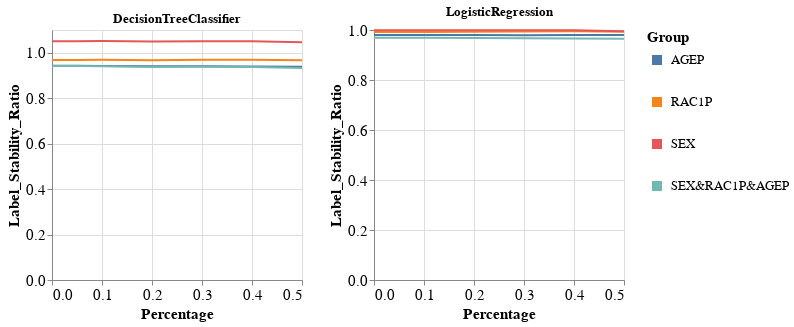

The cell this chart's notebook holds for it:
### Markdown cell above
### Specific group metric per dataset, experiment iteration, and multiple models

### Code cell
visualizer.create_groups_grid_pct_lines_per_model_plot(group_metric='Label_Stability_Ratio',
                                                       target_preprocessing_technique=PREPROCESSING_TECHNIQUES[0],
                                                       model_names=MODEL_NAMES[:2])

### Figure 1 — Vega-Lite specification as saved in the notebook (floating-point values rounded to 4 significant figures)
{"config": {"view": {"continuousWidth": 400, "continuousHeight": 300}, "axis": {"labelFontSize": 15, "titleFontSize": 15}, "legend": {"labelFontSize": 13, "symbolStrokeWidth": 10, "titleFontSize": 15}}, "vconcat": [{"hconcat": [{"mark": "line", "encoding": {"color": {"field": "Group", "type": "nominal"}, "x": {"field": "Percentage", "type": "quantitative"}, "y": {"field": "Metric_Value", "title": "Label_Stability_Ratio", "type": "quantitative"}}, "height": 250, "title": "DecisionTreeClassifier", "width": 250}, {"data": {"name": "data-862c33cb2847f34ef7c6bc9a0a34e85a"}, "mark": "line", "encoding": {"color": {"field": "Group", "type": "nominal"}, "x": {"field": "Percentage", "type": "quantitative"}, "y": {"field": "Metric_Value", "title": "Label_Stability_Ratio", "type": "quantitative"}}, "height": 250, "title": "LogisticRegression", "width": 250}]}], "data": {"name": "data-e1bb8db5b83289b8cacc1e6232bc8962"}, "$schema": "https://vega.github.io/schema/vega-lite/v4.17.0.json", "datasets": {"data-e1bb8db5b83289b8cacc1e6232bc8962": [{"Model_Name": "DecisionTreeClassifier", "Metric": "Label_Stability_Ratio", "Group": "AGEP", "Metric_Value": 0.9426, "Percentage": 0.0}, {"Model_Name": "DecisionTreeClassifier", "Metric": "Label_Stability_Ratio", "Group": "RAC1P", "Metric_Value": 0.9681, "Percentage": 0.0}, {"Model_Name": "DecisionTreeClassifier", "Metric": "Label_Stability_Ratio", "Group": "SEX", "Metric_Value": 1.05, "Percentage": 0.0}, {"Model_Name": "DecisionTreeClassifier", "Metric": "Label_Stability_Ratio", "Group": "SEX&RAC1P&AGEP", "Metric_Value": 0.9415, "Percentage": 0.0}, {"Model_Name": "DecisionTreeClassifier", "Metric": "Label_Stability_Ratio", "Group": "AGEP", "Metric_Value": 0.9425, "Percentage": 0.05}, {"Model_Name": "DecisionTreeClassifier", "Metric": "Label_Stability_Ratio", "Group": "RAC1P", "Metric_Value": 0.9681, "Percentage": 0.05}, {"Model_Name": "DecisionTreeClassifier", "Metric": "Label_Stability_Ratio", "Group": "SEX", "Metric_Value": 1.05, "Percentage": 0.05}, {"Model_Name": "DecisionTreeClassifier", "Metric": "Label_Stability_Ratio", "Group": "SEX&RAC1P&AGEP", "Metric_Value": 0.9415, "Percentage": 0.05}, {"Model_Name": "DecisionTreeClassifier", "Metric": "Label_Stability_Ratio", "Group": "AGEP", "Metric_Value": 0.9411, "Percentage": 0.1}, {"Model_Name": "DecisionTreeClassifier", "Metric": "Label_Stability_Ratio", "Group": "RAC1P", "Metric_Value": 0.9687, "Percentage": 0.1}, {"Model_Name": "DecisionTreeClassifier", "Metric": "Label_Stability_Ratio", "Group": "SEX", "Metric_Value": 1.051, "Percentage": 0.1}, {"Model_Name": "DecisionTreeClassifier", "Metric": "Label_Stability_Ratio", "Group": "SEX&RAC1P&AGEP", "Metric_Value": 0.9408, "Percentage": 0.1}, {"Model_Name": "DecisionTreeClassifier", "Metric": "Label_Stability_Ratio", "Group": "AGEP", "Metric_Value": 0.9404, "Percentage": 0.2}, {"Model_Name": "DecisionTreeClassifier", "Metric": "Label_Stability_Ratio", "Group": "RAC1P", "Metric_Value": 0.9673, "Percentage": 0.2}, {"Model_Name": "DecisionTreeClassifier", "Metric": "Label_Stability_Ratio", "Group": "SEX", "Metric_Value": 1.05, "Percentage": 0.2}, {"Model_Name": "DecisionTreeClassifier", "Metric": "Label_Stability_Ratio", "Group": "SEX&RAC1P&AGEP", "Metric_Value": 0.9373, "Percentage": 0.2}, {"Model_Name": "DecisionTreeClassifier", "Metric": "Label_Stability_Ratio", "Group": "AGEP", "Metric_Value": 0.9405, "Percentage": 0.3}, {"Model_Name": "DecisionTreeClassifier", "Metric": "Label_Stability_Ratio", "Group": "RAC1P", "Metric_Value": 0.9694, "Percentage": 0.3}, {"Model_Name": "DecisionTreeClassifier", "Metric": "Label_Stability_Ratio", "Group": "SEX", "Metric_Value": 1.05, "Percentage": 0.3}, {"Model_Name": "DecisionTreeClassifier", "Metric": "Label_Stability_Ratio", "Group": "SEX&RAC1P&AGEP", "Metric_Value": 0.9379, "Percentage": 0.3}, {"Model_Name": "DecisionTreeClassifier", "Metric": "Label_Stability_Ratio", "Group": "AGEP", "Metric_Value": 0.9391, "Percentage": 0.4}, {"Model_Name": "DecisionTreeClassifier", "Metric": "Label_Stability_Ratio", "Group": "RAC1P", "Metric_Value": 0.9694, "Percentage": 0.4}, {"Model_Name": "DecisionTreeClassifier", "Metric": "Label_Stability_Ratio", "Group": "SEX", "Metric_Value": 1.05, "Percentage": 0.4}, {"Model_Name": "DecisionTreeClassifier", "Metric": "Label_Stability_Ratio", "Group": "SEX&RAC1P&AGEP", "Metric_Value": 0.9368, "Percentage": 0.4}, {"Model_Name": "DecisionTreeClassifier", "Metric": "Label_Stability_Ratio", "Group": "AGEP", "Metric_Value": 0.9383, "Percentage": 0.5}, {"Model_Name": "DecisionTreeClassifier", "Metric": "Label_Stability_Ratio", "Group": "RAC1P", "Metric_Value": 0.9668, "Percentage": 0.5}, {"Model_Name": "DecisionTreeClassifier", "Metric": "Label_Stability_Ratio", "Group": "SEX", "Metric_Value": 1.047, "Percentage": 0.5}, {"Model_Name": "DecisionTreeClassifier", "Metric": "Label_Stability_Ratio", "Group": "SEX&RAC1P&AGEP", "Metric_Value": 0.9326, "Percentage": 0.5}], "data-862c33cb2847f34ef7c6bc9a0a34e85a": [{"Model_Name": "LogisticRegression", "Metric": "Label_Stability_Ratio", "Group": "AGEP", "Metric_Value": 0.9804, "Percentage": 0.0}, {"Model_Name": "LogisticRegression", "Metric": "Label_Stability_Ratio", "Group": "RAC1P", "Metric_Value": 0.9924, "Percentage": 0.0}, {"Model_Name": "LogisticRegression", "Metric": "Label_Stability_Ratio", "Group": "SEX", "Metric_Value": 0.9986, "Percentage": 0.0}, {"Model_Name": "LogisticRegression", "Metric": "Label_Stability_Ratio", "Group": "SEX&RAC1P&AGEP", "Metric_Value": 0.9691, "Percentage": 0.0}, {"Model_Name": "LogisticRegression", "Metric": "Label_Stability_Ratio", "Group": "AGEP", "Metric_Value": 0.9804, "Percentage": 0.05}, {"Model_Name": "LogisticRegression", "Metric": "Label_Stability_Ratio", "Group": "RAC1P", "Metric_Value": 0.9924, "Percentage": 0.05}, {"Model_Name": "LogisticRegression", "Metric": "Label_Stability_Ratio", "Group": "SEX", "Metric_Value": 0.9986, "Percentage": 0.05}, {"Model_Name": "LogisticRegression", "Metric": "Label_Stability_Ratio", "Group": "SEX&RAC1P&AGEP", "Metric_Value": 0.9691, "Percentage": 0.05}, {"Model_Name": "LogisticRegression", "Metric": "Label_Stability_Ratio", "Group": "AGEP", "Metric_Value": 0.9804, "Percentage": 0.1}, {"Model_Name": "LogisticRegression", "Metric": "Label_Stability_Ratio", "Group": "RAC1P", "Metric_Value": 0.9924, "Percentage": 0.1}, {"Model_Name": "LogisticRegression", "Metric": "Label_Stability_Ratio", "Group": "SEX", "Metric_Value": 0.9992, "Percentage": 0.1}, {"Model_Name": "LogisticRegression", "Metric": "Label_Stability_Ratio", "Group": "SEX&RAC1P&AGEP", "Metric_Value": 0.9689, "Percentage": 0.1}, {"Model_Name": "LogisticRegression", "Metric": "Label_Stability_Ratio", "Group": "AGEP", "Metric_Value": 0.9801, "Percentage": 0.2}, {"Model_Name": "LogisticRegression", "Metric": "Label_Stability_Ratio", "Group": "RAC1P", "Metric_Value": 0.993, "Percentage": 0.2}, {"Model_Name": "LogisticRegression", "Metric": "Label_Stability_Ratio", "Group": "SEX", "Metric_Value": 0.9986, "Percentage": 0.2}, {"Model_Name": "LogisticRegression", "Metric": "Label_Stability_Ratio", "Group": "SEX&RAC1P&AGEP", "Metric_Value": 0.968, "Percentage": 0.2}, {"Model_Name": "LogisticRegression", "Metric": "Label_Stability_Ratio", "Group": "AGEP", "Metric_Value": 0.9794, "Percentage": 0.3}, {"Model_Name": "LogisticRegression", "Metric": "Label_Stability_Ratio", "Group": "RAC1P", "Metric_Value": 0.9943, "Percentage": 0.3}, {"Model_Name": "LogisticRegression", "Metric": "Label_Stability_Ratio", "Group": "SEX", "Metric_Value": 0.999, "Percentage": 0.3}, {"Model_Name": "LogisticRegression", "Metric": "Label_Stability_Ratio", "Group": "SEX&RAC1P&AGEP", "Metric_Value": 0.9668, "Percentage": 0.3}, {"Model_Name": "LogisticRegression", "Metric": "Label_Stability_Ratio", "Group": "AGEP", "Metric_Value": 0.9797, "Percentage": 0.4}, {"Model_Name": "LogisticRegression", "Metric": "Label_Stability_Ratio", "Group": "RAC1P", "Metric_Value": 0.9947, "Percentage": 0.4}, {"Model_Name": "LogisticRegression", "Metric": "Label_Stability_Ratio", "Group": "SEX", "Metric_Value": 0.9986, "Percentage": 0.4}, {"Model_Name": "LogisticRegression", "Metric": "Label_Stability_Ratio", "Group": "SEX&RAC1P&AGEP", "Metric_Value": 0.9659, "Percentage": 0.4}, {"Model_Name": "LogisticRegression", "Metric": "Label_Stability_Ratio", "Group": "AGEP", "Metric_Value": 0.9803, "Percentage": 0.5}, {"Model_Name": "LogisticRegression", "Metric": "Label_Stability_Ratio", "Group": "RAC1P", "Metric_Value": 0.9935, "Percentage": 0.5}, {"Model_Name": "LogisticRegression", "Metric": "Label_Stability_Ratio", "Group": "SEX", "Metric_Value": 0.9952, "Percentage": 0.5}, {"Model_Name": "LogisticRegression", "Metric": "Label_Stability_Ratio", "Group": "SEX&RAC1P&AGEP", "Metric_Value": 0.9649, "Percentage": 0.5}]}}
